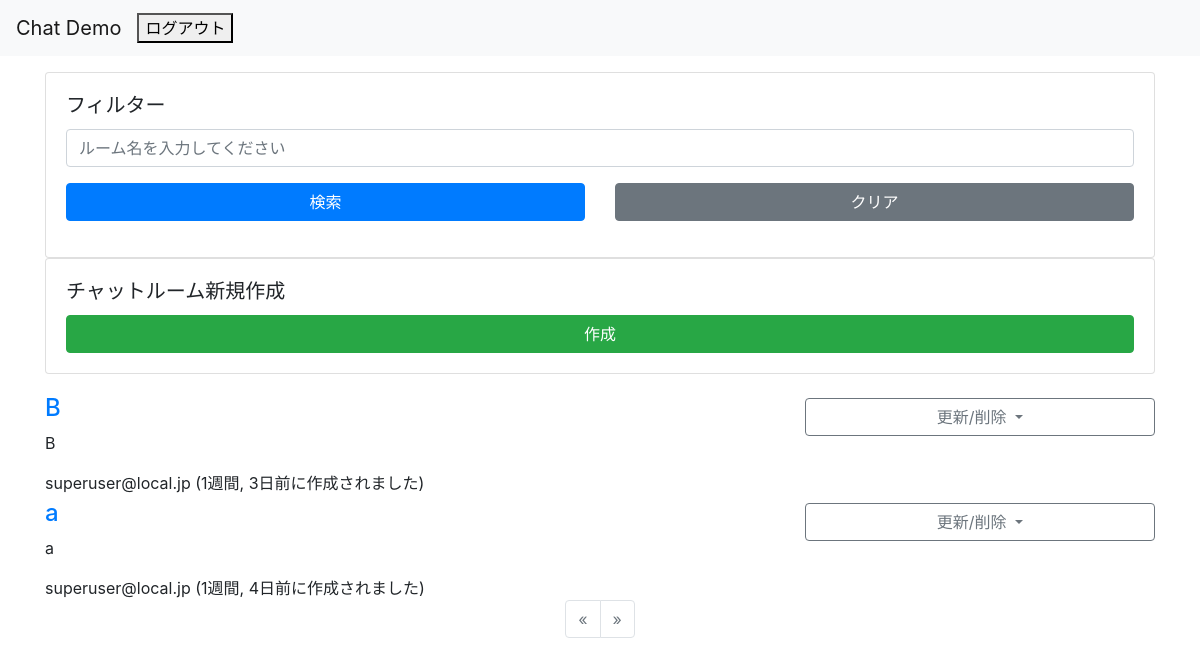
The page /chat/ (signed in) on the database its author committed.
### chat/models.py (models this page shows, shortened)
class Room(models.Model):
    host = models.ForeignKey(User, on_delete=models.CASCADE)
    name = models.CharField(gettext_lazy('ルーム名'), max_length=64)
    description = models.TextField(gettext_lazy('説明文'), max_length=128)
    participants = models.ManyToManyField(User, related_name='rooms', verbose_name=gettext_lazy('参加者(Ctrl キーを押しながらマウスで選択)'), blank=True)
    created_at = models.DateTimeField(gettext_lazy('Created time'), default=timezone.now)
    objects = RoomQueryset.as_manager()

### accounts/models.py (models this page shows)
class User(AbstractBaseUser, PermissionsMixin):
    screen_name = models.CharField(
        gettext_lazy('screen name'),
        max_length=128,
        default='',
        blank=True,
        help_text=gettext_lazy('Option. 128 characters or fewer.'),
    )
    email = models.EmailField(gettext_lazy('E-mail address'), unique=True)
    is_staff = models.BooleanField(
        gettext_lazy('staff status'),
        default=False,
        help_text=gettext_lazy('Designates whether the user can log into this admin site.'),
    )
    is_active = models.BooleanField(
        gettext_lazy('active'),
        default=True,
        help_text=gettext_lazy(
            'Designates whether this user should be treated as active. Unselect this instead of deleting accounts.'
        ),
    )
    date_joined = models.DateTimeField(gettext_lazy('date joined'), default=timezone.now)
    objects = CustomUserManager()
    USERNAME_FIELD = 'email'
    REQUIRED_FIELDS = []
    class Meta:
        verbose_name = gettext_lazy('user')
        verbose_name_plural = gettext_lazy('users')
    def __str__(self):
        return self.__unicode__()
    def __unicode__(self):
        return self.screen_name or self.email

### chat/views.py (the view)
# urls.py: path('', views.Index.as_view(), name='index'),
class Index(LoginRequiredMixin, ListView):
    model = models.Room
    template_name = 'chat/index.html'
    context_object_name = 'rooms'
    pagenate_by = 10
    def get_queryset(self):
        queryset = super().get_queryset()
        form = forms.SearchForm(self.request.GET or None)
        keywords = form.get_keywords()
        return queryset.filtering(user=self.request.user, keywords=keywords)
    def get_context_data(self, **kwargs):
        context = super().get_context_data(**kwargs)
        context['search_form'] = forms.SearchForm(self.request.GET or None)
        return context

### chat/forms.py
class SearchForm(forms.Form):
    keywords = forms.CharField(
        label=gettext_lazy('keywords (split space)'),
        required=False,
        widget=forms.TextInput(attrs={
            'placeholder': gettext_lazy('ルーム名を入力してください'),
            'class': 'form-control',
        }),
    )
    def get_keywords(self):
        init_keywords = ''
        keywords = init_keywords
        if self.is_valid():
            keywords = self.cleaned_data.get('keywords', init_keywords)
        return keywords

### chat/models.py (called while the page is built)
    def _related_user(self, user=None):
        try:
            queryset = self.filter(models.Q(host=user) | models.Q(participants__in=[user.pk]))
        except:
            queryset = self
        return queryset

    def filtering(self, user=None, keywords='', order='-created_at'):
        words = keywords.split()
        queryset = self._related_user(user=user)
        if words:
            condition = reduce(operator.or_, (models.Q(name__icontains=word) for word in words))
            queryset = queryset.filter(condition)
        return queryset.order_by(order).distinct()

### templates/chat/index.html (shortened to what this page needs)
{% extends 'base.html' %}
{% load humanize %}
{% block content %}
<div class="row justify-content-center">
    <div class="col-12">
        <div class="card">
            <div class="card-body">
                <h5 class="card-title">フィルター</h5>
                <form action="", method="GET">
                    <div class="form-group row">
                        <div class="col-12">
                            {{ search_form.keywords }}
                        </div>
                    </div>
                    <div class="form-group row">
                        <div class="col-12 col-sm-12 col-md-12 col-lg-6 col-xl-6">
                            <button type="submit" class="btn btn-primary btn-block">検索</button>
                        </div>
                        <div class="col-12 col-sm-12 col-md-12 col-lg-6 col-xl-6">
                            <a href="{% url 'chat:index' %}" class="btn btn-secondary btn-block">クリア</a>
                        </div>
                    </div>
                </form>
            </div>
        </div>
    </div>
</div>
<div class="row justify-content-center">
    <div class="col-12">
        <div class="card">
            <div class="card-body">
                <h5 class="card-title">チャットルーム新規作成</h5>
                <div class="row">
                    <div class="col-12">
                        <a href="{% url 'chat:create_room' %}" class="btn btn-success btn-block">作成</a>
                    </div>
                </div>
            </div>
        </div>
    </div>
</div>
<div class="row justify-content-center mt-3">
    <div class="col-12">
        <section>
        {% for room in rooms %}
            <article>
                <div class="row">
                    <div class="col-8">
                        <h4 class="h4 mt-1"><a href="{% url 'chat:enter_room' room.pk %}">{{ room.name }}</a></h4>
                        <p>{{ room.description }}</p>
                        <div>
                            <span>{{ room.host|stringformat:"s" }}</span>
                            <time datetime="{{ room.created_at|date:'Y-m-d' }}">({{ room.created_at|naturaltime }}に作成されました)</time>
                        </div>
                    </div>
                    <div class="col-4">
                    {% if room.host.pk == user.pk %}
                        <div class="dropdown mt-2">
                            <a class="btn btn-outline-secondary btn-block dropdown-toggle" href="#" role="button"
                                id="dropdownMenuLink{{ forloop.counter }}" data-toggle="dropdown" aria-haspopup="true" aria-expanded="false">
                                更新/削除
                            </a>
                        </div>
                    {% endif %}
                    </div>
                </div>
            </article>
        {% empty %}
            <article>
                <p>No rooms exists.</p>
            </article>
        {% endfor %}
        </section>
    </div>
</div>
{% if rooms %}
<div class="row justify-content-center">
    <div class="col-12">
{% include "pagination.html" %}
    </div>
</div>
{% endif %}
{% endblock %}

### rows shown on the page
Room: name "B", description "B", host "superuser@local.jp", created_at "1週間, 3日前"
Room: name "a", description "a", host "superuser@local.jp", created_at "1週間, 4日前"
